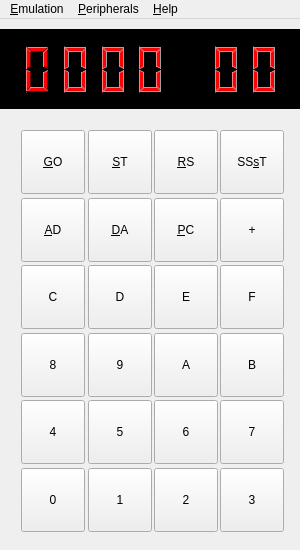
<?xml version="1.0" encoding="UTF-8"?>
<ui version="4.0">
 <class>MainWindow</class>
 <widget class="QMainWindow" name="MainWindow">
  <property name="geometry">
   <rect>
    <x>0</x>
    <y>0</y>
    <width>300</width>
    <height>550</height>
   </rect>
  </property>
  <property name="sizePolicy">
   <sizepolicy hsizetype="Fixed" vsizetype="Fixed">
    <horstretch>0</horstretch>
    <verstretch>0</verstretch>
   </sizepolicy>
  </property>
  <property name="minimumSize">
   <size>
    <width>300</width>
    <height>550</height>
   </size>
  </property>
  <property name="maximumSize">
   <size>
    <width>300</width>
    <height>550</height>
   </size>
  </property>
  <property name="baseSize">
   <size>
    <width>300</width>
    <height>550</height>
   </size>
  </property>
  <property name="windowTitle">
   <string>Kim Uno Remix</string>
  </property>
  <property name="dockOptions">
   <set>QMainWindow::AllowTabbedDocks</set>
  </property>
  <widget class="QWidget" name="centralWidget">
   <widget class="QWidget" name="gridLayoutWidget">
    <property name="geometry">
     <rect>
      <x>10</x>
      <y>100</y>
      <width>281</width>
      <height>421</height>
     </rect>
    </property>
    <layout class="QGridLayout" name="gridLayout">
     <item row="0" column="0">
      <widget class="QPushButton" name="pushButton_GO">
       <property name="minimumSize">
        <size>
         <width>64</width>
         <height>64</height>
        </size>
       </property>
       <property name="text">
        <string>&amp;GO</string>
       </property>
       <property name="shortcut">
        <string>Shift+G</string>
       </property>
      </widget>
     </item>
     <item row="0" column="2">
      <widget class="QPushButton" name="pushButton_RS">
       <property name="minimumSize">
        <size>
         <width>64</width>
         <height>64</height>
        </size>
       </property>
       <property name="text">
        <string>&amp;RS</string>
       </property>
       <property name="shortcut">
        <string>Shift+R</string>
       </property>
      </widget>
     </item>
     <item row="0" column="1">
      <widget class="QPushButton" name="pushButton_ST">
       <property name="minimumSize">
        <size>
         <width>64</width>
         <height>64</height>
        </size>
       </property>
       <property name="text">
        <string>&amp;ST</string>
       </property>
       <property name="shortcut">
        <string>Shift+S</string>
       </property>
      </widget>
     </item>
     <item row="3" column="1">
      <widget class="QPushButton" name="pushButton_HEX_9">
       <property name="minimumSize">
        <size>
         <width>64</width>
         <height>64</height>
        </size>
       </property>
       <property name="text">
        <string>9</string>
       </property>
       <property name="shortcut">
        <string>9</string>
       </property>
      </widget>
     </item>
     <item row="1" column="1">
      <widget class="QPushButton" name="pushButton_DA">
       <property name="minimumSize">
        <size>
         <width>64</width>
         <height>64</height>
        </size>
       </property>
       <property name="text">
        <string>&amp;DA</string>
       </property>
       <property name="shortcut">
        <string>Shift+D</string>
       </property>
      </widget>
     </item>
     <item row="3" column="2">
      <widget class="QPushButton" name="pushButton_HEX_A">
       <property name="minimumSize">
        <size>
         <width>64</width>
         <height>64</height>
        </size>
       </property>
       <property name="text">
        <string>A</string>
       </property>
       <property name="shortcut">
        <string>A</string>
       </property>
      </widget>
     </item>
     <item row="3" column="0">
      <widget class="QPushButton" name="pushButton_HEX_8">
       <property name="minimumSize">
        <size>
         <width>64</width>
         <height>64</height>
        </size>
       </property>
       <property name="text">
        <string>8</string>
       </property>
       <property name="shortcut">
        <string>8</string>
       </property>
      </widget>
     </item>
     <item row="5" column="0">
      <widget class="QPushButton" name="pushButton_HEX_0">
       <property name="minimumSize">
        <size>
         <width>64</width>
         <height>64</height>
        </size>
       </property>
       <property name="text">
        <string>0</string>
       </property>
       <property name="shortcut">
        <string>0</string>
       </property>
      </widget>
     </item>
     <item row="2" column="0">
      <widget class="QPushButton" name="pushButton_HEX_C">
       <property name="minimumSize">
        <size>
         <width>64</width>
         <height>64</height>
        </size>
       </property>
       <property name="text">
        <string>C</string>
       </property>
       <property name="shortcut">
        <string>C</string>
       </property>
      </widget>
     </item>
     <item row="1" column="2">
      <widget class="QPushButton" name="pushButton_PC">
       <property name="minimumSize">
        <size>
         <width>64</width>
         <height>64</height>
        </size>
       </property>
       <property name="text">
        <string>&amp;PC</string>
       </property>
       <property name="shortcut">
        <string>Shift+P</string>
       </property>
      </widget>
     </item>
     <item row="1" column="0">
      <widget class="QPushButton" name="pushButton_AD">
       <property name="minimumSize">
        <size>
         <width>64</width>
         <height>64</height>
        </size>
       </property>
       <property name="text">
        <string>&amp;AD</string>
       </property>
       <property name="shortcut">
        <string>Shift+A</string>
       </property>
      </widget>
     </item>
     <item row="2" column="2">
      <widget class="QPushButton" name="pushButton_HEX_E">
       <property name="minimumSize">
        <size>
         <width>64</width>
         <height>64</height>
        </size>
       </property>
       <property name="text">
        <string>E</string>
       </property>
       <property name="shortcut">
        <string>E</string>
       </property>
      </widget>
     </item>
     <item row="1" column="3">
      <widget class="QPushButton" name="pushButton_PLUS">
       <property name="minimumSize">
        <size>
         <width>64</width>
         <height>64</height>
        </size>
       </property>
       <property name="text">
        <string>+</string>
       </property>
       <property name="shortcut">
        <string>Return</string>
       </property>
      </widget>
     </item>
     <item row="2" column="1">
      <widget class="QPushButton" name="pushButton_HEX_D">
       <property name="minimumSize">
        <size>
         <width>64</width>
         <height>64</height>
        </size>
       </property>
       <property name="text">
        <string>D</string>
       </property>
       <property name="shortcut">
        <string>D</string>
       </property>
      </widget>
     </item>
     <item row="4" column="2">
      <widget class="QPushButton" name="pushButton_HEX_6">
       <property name="minimumSize">
        <size>
         <width>64</width>
         <height>64</height>
        </size>
       </property>
       <property name="text">
        <string>6</string>
       </property>
       <property name="shortcut">
        <string>6</string>
       </property>
      </widget>
     </item>
     <item row="4" column="0">
      <widget class="QPushButton" name="pushButton_HEX_4">
       <property name="minimumSize">
        <size>
         <width>64</width>
         <height>64</height>
        </size>
       </property>
       <property name="text">
        <string>4</string>
       </property>
       <property name="shortcut">
        <string>4</string>
       </property>
      </widget>
     </item>
     <item row="4" column="1">
      <widget class="QPushButton" name="pushButton_HEX_5">
       <property name="minimumSize">
        <size>
         <width>64</width>
         <height>64</height>
        </size>
       </property>
       <property name="text">
        <string>5</string>
       </property>
       <property name="shortcut">
        <string>5</string>
       </property>
      </widget>
     </item>
     <item row="4" column="3">
      <widget class="QPushButton" name="pushButton_HEX_7">
       <property name="minimumSize">
        <size>
         <width>64</width>
         <height>64</height>
        </size>
       </property>
       <property name="text">
        <string>7</string>
       </property>
       <property name="shortcut">
        <string>7</string>
       </property>
      </widget>
     </item>
     <item row="5" column="2">
      <widget class="QPushButton" name="pushButton_HEX_2">
       <property name="minimumSize">
        <size>
         <width>64</width>
         <height>64</height>
        </size>
       </property>
       <property name="text">
        <string>2</string>
       </property>
       <property name="shortcut">
        <string>2</string>
       </property>
      </widget>
     </item>
     <item row="5" column="1">
      <widget class="QPushButton" name="pushButton_HEX_1">
       <property name="minimumSize">
        <size>
         <width>64</width>
         <height>64</height>
        </size>
       </property>
       <property name="text">
        <string>1</string>
       </property>
       <property name="shortcut">
        <string>1</string>
       </property>
      </widget>
     </item>
     <item row="5" column="3">
      <widget class="QPushButton" name="pushButton_HEX_3">
       <property name="minimumSize">
        <size>
         <width>64</width>
         <height>64</height>
        </size>
       </property>
       <property name="text">
        <string>3</string>
       </property>
       <property name="shortcut">
        <string>3</string>
       </property>
      </widget>
     </item>
     <item row="0" column="3">
      <widget class="QPushButton" name="pushButton_SST">
       <property name="enabled">
        <bool>true</bool>
       </property>
       <property name="minimumSize">
        <size>
         <width>64</width>
         <height>64</height>
        </size>
       </property>
       <property name="text">
        <string>SS&amp;sT</string>
       </property>
       <property name="shortcut">
        <string>Shift+T</string>
       </property>
      </widget>
     </item>
     <item row="3" column="3">
      <widget class="QPushButton" name="pushButton_HEX_B">
       <property name="minimumSize">
        <size>
         <width>64</width>
         <height>64</height>
        </size>
       </property>
       <property name="text">
        <string>B</string>
       </property>
       <property name="shortcut">
        <string>B</string>
       </property>
      </widget>
     </item>
     <item row="2" column="3">
      <widget class="QPushButton" name="pushButton_HEX_F">
       <property name="minimumSize">
        <size>
         <width>64</width>
         <height>64</height>
        </size>
       </property>
       <property name="text">
        <string>F</string>
       </property>
       <property name="shortcut">
        <string>F</string>
       </property>
      </widget>
     </item>
    </layout>
   </widget>
   <widget class="QWidget" name="layoutWidget">
    <property name="geometry">
     <rect>
      <x>10</x>
      <y>10</y>
      <width>281</width>
      <height>81</height>
     </rect>
    </property>
    <layout class="QHBoxLayout" name="horizontalLayout">
     <item>
      <widget class="QLCDNumber" name="lcdNumber_AD_F000">
       <property name="palette">
        <palette>
         <active>
          <colorrole role="WindowText">
           <brush brushstyle="SolidPattern">
            <color alpha="255">
             <red>255</red>
             <green>0</green>
             <blue>4</blue>
            </color>
           </brush>
          </colorrole>
          <colorrole role="Light">
           <brush brushstyle="SolidPattern">
            <color alpha="255">
             <red>255</red>
             <green>126</green>
             <blue>128</blue>
            </color>
           </brush>
          </colorrole>
          <colorrole role="Dark">
           <brush brushstyle="SolidPattern">
            <color alpha="255">
             <red>111</red>
             <green>0</green>
             <blue>0</blue>
            </color>
           </brush>
          </colorrole>
          <colorrole role="Mid">
           <brush brushstyle="SolidPattern">
            <color alpha="255">
             <red>149</red>
             <green>0</green>
             <blue>2</blue>
            </color>
           </brush>
          </colorrole>
          <colorrole role="Text">
           <brush brushstyle="SolidPattern">
            <color alpha="255">
             <red>0</red>
             <green>0</green>
             <blue>0</blue>
            </color>
           </brush>
          </colorrole>
          <colorrole role="ButtonText">
           <brush brushstyle="SolidPattern">
            <color alpha="255">
             <red>0</red>
             <green>0</green>
             <blue>0</blue>
            </color>
           </brush>
          </colorrole>
         </active>
         <inactive>
          <colorrole role="WindowText">
           <brush brushstyle="SolidPattern">
            <color alpha="255">
             <red>255</red>
             <green>0</green>
             <blue>4</blue>
            </color>
           </brush>
          </colorrole>
          <colorrole role="Light">
           <brush brushstyle="SolidPattern">
            <color alpha="255">
             <red>255</red>
             <green>126</green>
             <blue>128</blue>
            </color>
           </brush>
          </colorrole>
          <colorrole role="Dark">
           <brush brushstyle="SolidPattern">
            <color alpha="255">
             <red>111</red>
             <green>0</green>
             <blue>0</blue>
            </color>
           </brush>
          </colorrole>
          <colorrole role="Mid">
           <brush brushstyle="SolidPattern">
            <color alpha="255">
             <red>149</red>
             <green>0</green>
             <blue>2</blue>
            </color>
           </brush>
          </colorrole>
          <colorrole role="Text">
           <brush brushstyle="SolidPattern">
            <color alpha="255">
             <red>0</red>
             <green>0</green>
             <blue>0</blue>
            </color>
           </brush>
          </colorrole>
          <colorrole role="ButtonText">
           <brush brushstyle="SolidPattern">
            <color alpha="255">
             <red>0</red>
             <green>0</green>
             <blue>0</blue>
            </color>
           </brush>
          </colorrole>
         </inactive>
         <disabled>
          <colorrole role="WindowText">
           <brush brushstyle="SolidPattern">
            <color alpha="255">
             <red>111</red>
             <green>0</green>
             <blue>0</blue>
            </color>
           </brush>
          </colorrole>
          <colorrole role="Light">
           <brush brushstyle="SolidPattern">
            <color alpha="255">
             <red>255</red>
             <green>126</green>
             <blue>128</blue>
            </color>
           </brush>
          </colorrole>
          <colorrole role="Dark">
           <brush brushstyle="SolidPattern">
            <color alpha="255">
             <red>111</red>
             <green>0</green>
             <blue>0</blue>
            </color>
           </brush>
          </colorrole>
          <colorrole role="Mid">
           <brush brushstyle="SolidPattern">
            <color alpha="255">
             <red>149</red>
             <green>0</green>
             <blue>2</blue>
            </color>
           </brush>
          </colorrole>
          <colorrole role="Text">
           <brush brushstyle="SolidPattern">
            <color alpha="255">
             <red>111</red>
             <green>0</green>
             <blue>0</blue>
            </color>
           </brush>
          </colorrole>
          <colorrole role="ButtonText">
           <brush brushstyle="SolidPattern">
            <color alpha="255">
             <red>111</red>
             <green>0</green>
             <blue>0</blue>
            </color>
           </brush>
          </colorrole>
         </disabled>
        </palette>
       </property>
       <property name="frameShape">
        <enum>QFrame::NoFrame</enum>
       </property>
       <property name="frameShadow">
        <enum>QFrame::Plain</enum>
       </property>
       <property name="smallDecimalPoint">
        <bool>false</bool>
       </property>
       <property name="digitCount">
        <number>1</number>
       </property>
       <property name="mode">
        <enum>QLCDNumber::Hex</enum>
       </property>
       <property name="segmentStyle">
        <enum>QLCDNumber::Filled</enum>
       </property>
       <property name="value" stdset="0">
        <double>0.000000000000000</double>
       </property>
       <property name="intValue" stdset="0">
        <number>0</number>
       </property>
      </widget>
     </item>
     <item>
      <widget class="QLCDNumber" name="lcdNumber_AD_0F00">
       <property name="palette">
        <palette>
         <active>
          <colorrole role="WindowText">
           <brush brushstyle="SolidPattern">
            <color alpha="255">
             <red>255</red>
             <green>0</green>
             <blue>4</blue>
            </color>
           </brush>
          </colorrole>
          <colorrole role="Light">
           <brush brushstyle="SolidPattern">
            <color alpha="255">
             <red>255</red>
             <green>126</green>
             <blue>128</blue>
            </color>
           </brush>
          </colorrole>
         </active>
         <inactive>
          <colorrole role="WindowText">
           <brush brushstyle="SolidPattern">
            <color alpha="255">
             <red>255</red>
             <green>0</green>
             <blue>4</blue>
            </color>
           </brush>
          </colorrole>
          <colorrole role="Light">
           <brush brushstyle="SolidPattern">
            <color alpha="255">
             <red>255</red>
             <green>126</green>
             <blue>128</blue>
            </color>
           </brush>
          </colorrole>
         </inactive>
         <disabled>
          <colorrole role="WindowText">
           <brush brushstyle="SolidPattern">
            <color alpha="255">
             <red>128</red>
             <green>128</green>
             <blue>128</blue>
            </color>
           </brush>
          </colorrole>
          <colorrole role="Light">
           <brush brushstyle="SolidPattern">
            <color alpha="255">
             <red>255</red>
             <green>126</green>
             <blue>128</blue>
            </color>
           </brush>
          </colorrole>
         </disabled>
        </palette>
       </property>
       <property name="frameShape">
        <enum>QFrame::NoFrame</enum>
       </property>
       <property name="frameShadow">
        <enum>QFrame::Plain</enum>
       </property>
       <property name="smallDecimalPoint">
        <bool>false</bool>
       </property>
       <property name="digitCount">
        <number>1</number>
       </property>
       <property name="mode">
        <enum>QLCDNumber::Hex</enum>
       </property>
       <property name="segmentStyle">
        <enum>QLCDNumber::Filled</enum>
       </property>
       <property name="value" stdset="0">
        <double>0.000000000000000</double>
       </property>
       <property name="intValue" stdset="0">
        <number>0</number>
       </property>
      </widget>
     </item>
     <item>
      <widget class="QLCDNumber" name="lcdNumber_AD_00F0">
       <property name="palette">
        <palette>
         <active>
          <colorrole role="WindowText">
           <brush brushstyle="SolidPattern">
            <color alpha="255">
             <red>255</red>
             <green>0</green>
             <blue>4</blue>
            </color>
           </brush>
          </colorrole>
          <colorrole role="Light">
           <brush brushstyle="SolidPattern">
            <color alpha="255">
             <red>255</red>
             <green>126</green>
             <blue>128</blue>
            </color>
           </brush>
          </colorrole>
         </active>
         <inactive>
          <colorrole role="WindowText">
           <brush brushstyle="SolidPattern">
            <color alpha="255">
             <red>255</red>
             <green>0</green>
             <blue>4</blue>
            </color>
           </brush>
          </colorrole>
          <colorrole role="Light">
           <brush brushstyle="SolidPattern">
            <color alpha="255">
             <red>255</red>
             <green>126</green>
             <blue>128</blue>
            </color>
           </brush>
          </colorrole>
         </inactive>
         <disabled>
          <colorrole role="WindowText">
           <brush brushstyle="SolidPattern">
            <color alpha="255">
             <red>128</red>
             <green>128</green>
             <blue>128</blue>
            </color>
           </brush>
          </colorrole>
          <colorrole role="Light">
           <brush brushstyle="SolidPattern">
            <color alpha="255">
             <red>255</red>
             <green>126</green>
             <blue>128</blue>
            </color>
           </brush>
          </colorrole>
         </disabled>
        </palette>
       </property>
       <property name="frameShape">
        <enum>QFrame::NoFrame</enum>
       </property>
       <property name="frameShadow">
        <enum>QFrame::Plain</enum>
       </property>
       <property name="smallDecimalPoint">
        <bool>false</bool>
       </property>
       <property name="digitCount">
        <number>1</number>
       </property>
       <property name="mode">
        <enum>QLCDNumber::Hex</enum>
       </property>
       <property name="segmentStyle">
        <enum>QLCDNumber::Filled</enum>
       </property>
       <property name="value" stdset="0">
        <double>0.000000000000000</double>
       </property>
       <property name="intValue" stdset="0">
        <number>0</number>
       </property>
      </widget>
     </item>
     <item>
      <widget class="QLCDNumber" name="lcdNumber_AD_000F">
       <property name="palette">
        <palette>
         <active>
          <colorrole role="WindowText">
           <brush brushstyle="SolidPattern">
            <color alpha="255">
             <red>255</red>
             <green>0</green>
             <blue>4</blue>
            </color>
           </brush>
          </colorrole>
          <colorrole role="Light">
           <brush brushstyle="SolidPattern">
            <color alpha="255">
             <red>255</red>
             <green>126</green>
             <blue>128</blue>
            </color>
           </brush>
          </colorrole>
         </active>
         <inactive>
          <colorrole role="WindowText">
           <brush brushstyle="SolidPattern">
            <color alpha="255">
             <red>255</red>
             <green>0</green>
             <blue>4</blue>
            </color>
           </brush>
          </colorrole>
          <colorrole role="Light">
           <brush brushstyle="SolidPattern">
            <color alpha="255">
             <red>255</red>
             <green>126</green>
             <blue>128</blue>
            </color>
           </brush>
          </colorrole>
         </inactive>
         <disabled>
          <colorrole role="WindowText">
           <brush brushstyle="SolidPattern">
            <color alpha="255">
             <red>128</red>
             <green>128</green>
             <blue>128</blue>
            </color>
           </brush>
          </colorrole>
          <colorrole role="Light">
           <brush brushstyle="SolidPattern">
            <color alpha="255">
             <red>255</red>
             <green>126</green>
             <blue>128</blue>
            </color>
           </brush>
          </colorrole>
         </disabled>
        </palette>
       </property>
       <property name="frameShape">
        <enum>QFrame::NoFrame</enum>
       </property>
       <property name="frameShadow">
        <enum>QFrame::Plain</enum>
       </property>
       <property name="smallDecimalPoint">
        <bool>false</bool>
       </property>
       <property name="digitCount">
        <number>1</number>
       </property>
       <property name="mode">
        <enum>QLCDNumber::Hex</enum>
       </property>
       <property name="segmentStyle">
        <enum>QLCDNumber::Filled</enum>
       </property>
       <property name="value" stdset="0">
        <double>0.000000000000000</double>
       </property>
       <property name="intValue" stdset="0">
        <number>0</number>
       </property>
      </widget>
     </item>
     <item>
      <widget class="QLCDNumber" name="lcdNumber_spacer">
       <property name="frameShape">
        <enum>QFrame::NoFrame</enum>
       </property>
       <property name="frameShadow">
        <enum>QFrame::Plain</enum>
       </property>
       <property name="smallDecimalPoint">
        <bool>false</bool>
       </property>
       <property name="digitCount">
        <number>0</number>
       </property>
       <property name="mode">
        <enum>QLCDNumber::Hex</enum>
       </property>
       <property name="segmentStyle">
        <enum>QLCDNumber::Filled</enum>
       </property>
       <property name="value" stdset="0">
        <double>0.000000000000000</double>
       </property>
       <property name="intValue" stdset="0">
        <number>0</number>
       </property>
      </widget>
     </item>
     <item>
      <widget class="QLCDNumber" name="lcdNumber_DA_F0">
       <property name="palette">
        <palette>
         <active>
          <colorrole role="WindowText">
           <brush brushstyle="SolidPattern">
            <color alpha="255">
             <red>255</red>
             <green>0</green>
             <blue>0</blue>
            </color>
           </brush>
          </colorrole>
          <colorrole role="Light">
           <brush brushstyle="SolidPattern">
            <color alpha="255">
             <red>255</red>
             <green>126</green>
             <blue>128</blue>
            </color>
           </brush>
          </colorrole>
         </active>
         <inactive>
          <colorrole role="WindowText">
           <brush brushstyle="SolidPattern">
            <color alpha="255">
             <red>255</red>
             <green>0</green>
             <blue>0</blue>
            </color>
           </brush>
          </colorrole>
          <colorrole role="Light">
           <brush brushstyle="SolidPattern">
            <color alpha="255">
             <red>255</red>
             <green>126</green>
             <blue>128</blue>
            </color>
           </brush>
          </colorrole>
         </inactive>
         <disabled>
          <colorrole role="WindowText">
           <brush brushstyle="SolidPattern">
            <color alpha="255">
             <red>128</red>
             <green>128</green>
             <blue>128</blue>
            </color>
           </brush>
          </colorrole>
          <colorrole role="Light">
           <brush brushstyle="SolidPattern">
            <color alpha="255">
             <red>255</red>
             <green>126</green>
             <blue>128</blue>
            </color>
           </brush>
          </colorrole>
         </disabled>
        </palette>
       </property>
       <property name="frameShape">
        <enum>QFrame::NoFrame</enum>
       </property>
       <property name="frameShadow">
        <enum>QFrame::Plain</enum>
       </property>
       <property name="smallDecimalPoint">
        <bool>false</bool>
       </property>
       <property name="digitCount">
        <number>1</number>
       </property>
       <property name="mode">
        <enum>QLCDNumber::Hex</enum>
       </property>
       <property name="segmentStyle">
        <enum>QLCDNumber::Filled</enum>
       </property>
       <property name="value" stdset="0">
        <double>0.000000000000000</double>
       </property>
       <property name="intValue" stdset="0">
        <number>0</number>
       </property>
      </widget>
     </item>
     <item>
      <widget class="QLCDNumber" name="lcdNumber_DA_0F">
       <property name="palette">
        <palette>
         <active>
          <colorrole role="WindowText">
           <brush brushstyle="SolidPattern">
            <color alpha="255">
             <red>255</red>
             <green>0</green>
             <blue>4</blue>
            </color>
           </brush>
          </colorrole>
          <colorrole role="Light">
           <brush brushstyle="SolidPattern">
            <color alpha="255">
             <red>255</red>
             <green>126</green>
             <blue>128</blue>
            </color>
           </brush>
          </colorrole>
         </active>
         <inactive>
          <colorrole role="WindowText">
           <brush brushstyle="SolidPattern">
            <color alpha="255">
             <red>255</red>
             <green>0</green>
             <blue>4</blue>
            </color>
           </brush>
          </colorrole>
          <colorrole role="Light">
           <brush brushstyle="SolidPattern">
            <color alpha="255">
             <red>255</red>
             <green>126</green>
             <blue>128</blue>
            </color>
           </brush>
          </colorrole>
         </inactive>
         <disabled>
          <colorrole role="WindowText">
           <brush brushstyle="SolidPattern">
            <color alpha="255">
             <red>128</red>
             <green>128</green>
             <blue>128</blue>
            </color>
           </brush>
          </colorrole>
          <colorrole role="Light">
           <brush brushstyle="SolidPattern">
            <color alpha="255">
             <red>255</red>
             <green>126</green>
             <blue>128</blue>
            </color>
           </brush>
          </colorrole>
         </disabled>
        </palette>
       </property>
       <property name="autoFillBackground">
        <bool>false</bool>
       </property>
       <property name="frameShape">
        <enum>QFrame::NoFrame</enum>
       </property>
       <property name="smallDecimalPoint">
        <bool>false</bool>
       </property>
       <property name="digitCount">
        <number>1</number>
       </property>
       <property name="mode">
        <enum>QLCDNumber::Hex</enum>
       </property>
       <property name="segmentStyle">
        <enum>QLCDNumber::Filled</enum>
       </property>
       <property name="value" stdset="0">
        <double>0.000000000000000</double>
       </property>
       <property name="intValue" stdset="0">
        <number>0</number>
       </property>
      </widget>
     </item>
    </layout>
   </widget>
   <widget class="QWidget" name="bgwidget" native="true">
    <property name="geometry">
     <rect>
      <x>0</x>
      <y>10</y>
      <width>301</width>
      <height>80</height>
     </rect>
    </property>
    <property name="palette">
     <palette>
      <active>
       <colorrole role="Base">
        <brush brushstyle="SolidPattern">
         <color alpha="255">
          <red>255</red>
          <green>255</green>
          <blue>255</blue>
         </color>
        </brush>
       </colorrole>
       <colorrole role="Window">
        <brush brushstyle="SolidPattern">
         <color alpha="255">
          <red>0</red>
          <green>0</green>
          <blue>0</blue>
         </color>
        </brush>
       </colorrole>
      </active>
      <inactive>
       <colorrole role="Base">
        <brush brushstyle="SolidPattern">
         <color alpha="255">
          <red>255</red>
          <green>255</green>
          <blue>255</blue>
         </color>
        </brush>
       </colorrole>
       <colorrole role="Window">
        <brush brushstyle="SolidPattern">
         <color alpha="255">
          <red>0</red>
          <green>0</green>
          <blue>0</blue>
         </color>
        </brush>
       </colorrole>
      </inactive>
      <disabled>
       <colorrole role="Base">
        <brush brushstyle="SolidPattern">
         <color alpha="255">
          <red>0</red>
          <green>0</green>
          <blue>0</blue>
         </color>
        </brush>
       </colorrole>
       <colorrole role="Window">
        <brush brushstyle="SolidPattern">
         <color alpha="255">
          <red>0</red>
          <green>0</green>
          <blue>0</blue>
         </color>
        </brush>
       </colorrole>
      </disabled>
     </palette>
    </property>
    <property name="autoFillBackground">
     <bool>true</bool>
    </property>
   </widget>
   <zorder>bgwidget</zorder>
   <zorder>gridLayoutWidget</zorder>
   <zorder>layoutWidget</zorder>
  </widget>
  <widget class="QMenuBar" name="menuBar">
   <property name="geometry">
    <rect>
     <x>0</x>
     <y>0</y>
     <width>300</width>
     <height>22</height>
    </rect>
   </property>
   <widget class="QMenu" name="menuKIM_UNO_REMIX">
    <property name="title">
     <string>&amp;Emulation</string>
    </property>
    <widget class="QMenu" name="menuSpeed">
     <property name="title">
      <string>Speed</string>
     </property>
     <addaction name="speed_0"/>
     <addaction name="speed_25"/>
     <addaction name="speed_47"/>
     <addaction name="speed_50"/>
     <addaction name="speed_100"/>
     <addaction name="speed_200"/>
     <addaction name="speed_500"/>
     <addaction name="speed_1000"/>
    </widget>
    <addaction name="separator"/>
    <addaction name="actionCode_Drop"/>
    <addaction name="actionMemory"/>
    <addaction name="menuSpeed"/>
    <addaction name="separator"/>
    <addaction name="actionReset"/>
    <addaction name="separator"/>
    <addaction name="actionQuit"/>
   </widget>
   <widget class="QMenu" name="menuHelp">
    <property name="title">
     <string>&amp;Help</string>
    </property>
    <widget class="QMenu" name="menuLinks">
     <property name="title">
      <string>&amp;Links</string>
     </property>
     <addaction name="actionKim_Uno_Remix_Github"/>
     <addaction name="actionKim_UNO_Project"/>
    </widget>
    <widget class="QMenu" name="menuKIM_1_Resources">
     <property name="title">
      <string>KIM-1 Resources</string>
     </property>
     <addaction name="actionFloodgap_Books"/>
     <addaction name="action6502_Resources"/>
     <addaction name="action6502_Opcodes"/>
    </widget>
    <addaction name="separator"/>
    <addaction name="menuKIM_1_Resources"/>
    <addaction name="menuLinks"/>
    <addaction name="separator"/>
    <addaction name="actionAbout"/>
   </widget>
   <widget class="QMenu" name="menuPeripherals">
    <property name="title">
     <string>&amp;Peripherals</string>
    </property>
    <addaction name="actionSerial_Console"/>
    <addaction name="action_Video_Display"/>
   </widget>
   <addaction name="menuKIM_UNO_REMIX"/>
   <addaction name="menuPeripherals"/>
   <addaction name="menuHelp"/>
  </widget>
  <action name="actionReset">
   <property name="text">
    <string>&amp;Reset</string>
   </property>
   <property name="shortcut">
    <string>Ctrl+R</string>
   </property>
  </action>
  <action name="actionQuit">
   <property name="text">
    <string>&amp;Quit</string>
   </property>
   <property name="shortcut">
    <string>Ctrl+Q</string>
   </property>
  </action>
  <action name="actionAbout">
   <property name="text">
    <string>&amp;About...</string>
   </property>
  </action>
  <action name="actionSerial_Console">
   <property name="text">
    <string>Serial Console</string>
   </property>
   <property name="shortcut">
    <string>Ctrl+Shift+S</string>
   </property>
  </action>
  <action name="actionFloodgap_Books">
   <property name="text">
    <string>Floodgap &amp;Books</string>
   </property>
  </action>
  <action name="action6502_Resources">
   <property name="text">
    <string>6502 Resources</string>
   </property>
  </action>
  <action name="actionKim_Uno_Remix_Github">
   <property name="text">
    <string>Kim Uno Remix &amp;Github</string>
   </property>
  </action>
  <action name="actionKim_UNO_Project">
   <property name="text">
    <string>Kim Uno &amp;Project</string>
   </property>
  </action>
  <action name="action_Video_Display">
   <property name="text">
    <string>&amp;Video Display</string>
   </property>
   <property name="shortcut">
    <string>Ctrl+Shift+V</string>
   </property>
  </action>
  <action name="actionCode_Drop">
   <property name="text">
    <string>Code Drop</string>
   </property>
   <property name="shortcut">
    <string>Ctrl+Shift+C</string>
   </property>
  </action>
  <action name="actionMemory">
   <property name="text">
    <string>Memory</string>
   </property>
   <property name="shortcut">
    <string>Ctrl+Shift+M</string>
   </property>
  </action>
  <action name="action6502_Opcodes">
   <property name="text">
    <string>6502 Opcodes</string>
   </property>
  </action>
  <action name="speed_25">
   <property name="checkable">
    <bool>true</bool>
   </property>
   <property name="text">
    <string>25</string>
   </property>
  </action>
  <action name="speed_50">
   <property name="checkable">
    <bool>true</bool>
   </property>
   <property name="text">
    <string>50</string>
   </property>
  </action>
  <action name="speed_100">
   <property name="checkable">
    <bool>true</bool>
   </property>
   <property name="checked">
    <bool>true</bool>
   </property>
   <property name="text">
    <string>100</string>
   </property>
  </action>
  <action name="speed_200">
   <property name="checkable">
    <bool>true</bool>
   </property>
   <property name="text">
    <string>250</string>
   </property>
  </action>
  <action name="speed_500">
   <property name="checkable">
    <bool>true</bool>
   </property>
   <property name="text">
    <string>500</string>
   </property>
  </action>
  <action name="speed_47">
   <property name="checkable">
    <bool>true</bool>
   </property>
   <property name="text">
    <string>47 - Legacy</string>
   </property>
  </action>
  <action name="speed_0">
   <property name="text">
    <string>0 - Paused</string>
   </property>
  </action>
  <action name="speed_1000">
   <property name="text">
    <string>1000 - Hyperspeed</string>
   </property>
  </action>
 </widget>
 <layoutdefault spacing="6" margin="11"/>
 <tabstops>
  <tabstop>pushButton_GO</tabstop>
  <tabstop>pushButton_ST</tabstop>
  <tabstop>pushButton_RS</tabstop>
  <tabstop>pushButton_SST</tabstop>
  <tabstop>pushButton_AD</tabstop>
  <tabstop>pushButton_DA</tabstop>
  <tabstop>pushButton_PC</tabstop>
  <tabstop>pushButton_PLUS</tabstop>
  <tabstop>pushButton_HEX_C</tabstop>
  <tabstop>pushButton_HEX_D</tabstop>
  <tabstop>pushButton_HEX_E</tabstop>
  <tabstop>pushButton_HEX_8</tabstop>
  <tabstop>pushButton_HEX_9</tabstop>
  <tabstop>pushButton_HEX_A</tabstop>
  <tabstop>pushButton_HEX_B</tabstop>
  <tabstop>pushButton_HEX_4</tabstop>
  <tabstop>pushButton_HEX_5</tabstop>
  <tabstop>pushButton_HEX_6</tabstop>
  <tabstop>pushButton_HEX_7</tabstop>
  <tabstop>pushButton_HEX_0</tabstop>
  <tabstop>pushButton_HEX_1</tabstop>
  <tabstop>pushButton_HEX_2</tabstop>
  <tabstop>pushButton_HEX_3</tabstop>
 </tabstops>
 <resources/>
 <connections/>
</ui>
